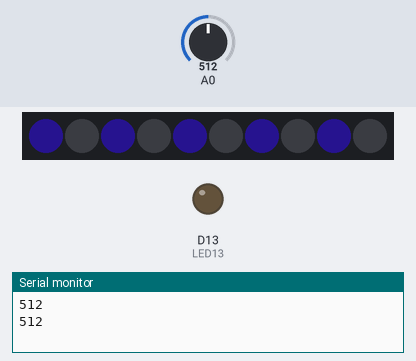
The sketch below on a simulated Adafruit Circuit Playground Express. Shown: 10 RGB LEDs in strip order, left to right, output pins drawn as LEDs (lit = HIGH), the last lines printed to the serial monitor. The test bench sets the inputs (shaded band); at power-on: A0 = 512. Dim RGB values are drawn brighter than linear.

Above: at 2.3 s.
2.4 s: A0 set to 689
4.5 s: A0 set to 717
At 5.3 s:
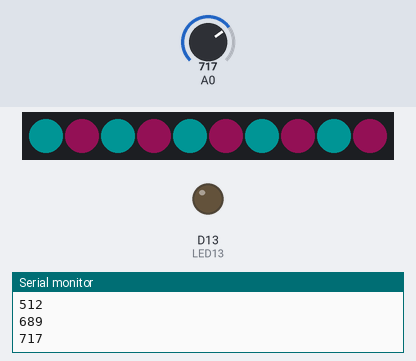
9.5 s: A0 set to 690
At 11.7 s:
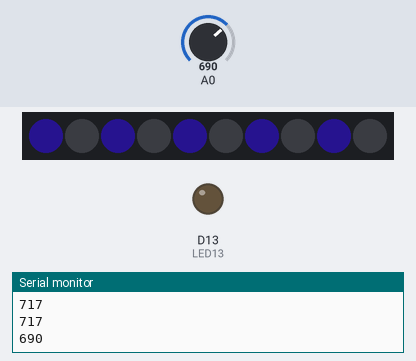
12.0 s: A0 set to 710
At 14.2 s:
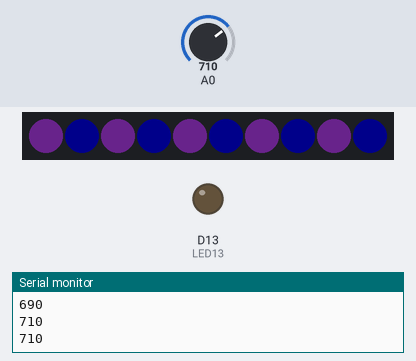
Timing chart, 0 to 15.7 s (numbered marks = the images above; inputs shaded):
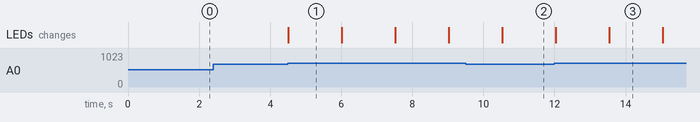

Measured:
- the behaviour switches between 700 and 701 on A0 (found by bisection; images 0 and 1)
- after the input at 4.5 s, the LEDs: change at once (image 1)
- after the input at 9.5 s, the LEDs: change after 1.0 s (image 2)
- after the input at 12.0 s, the LEDs: first change at once (image 3 shows a later state)
- what the display in image 1 shows lasts 1.5 s, from 4.5 s to 6.0 s

The sketch:

Sootheband_code.ino
```cpp
// code worked off of https://pulsesensor.com/pages/code-and-guide

#include <Adafruit_CircuitPlayground.h>


int presets[2][3][3] = {
  {
    {120, 45, 155},
    {0, 0, 138},
    {0,128,9}
    },
   {
    {0, 255, 255},
    {233, 35, 138},
    {154,128,200}
   }

};

int preset = 0;
int ledState = LOW;

//  Variables
int PulseSensorPurplePin = 0;        // Pulse Sensor PURPLE WIRE connected to ANALOG PIN 0
int LED13 = 13;   //  The on-board Arduion LED


int Signal;                // holds the incoming raw data. Signal value can range from 0-1024
int Threshold = 700;            // Determine which Signal to "count as a beat", and which to ingore.


// The SetUp Function:
void setup() {
  pinMode(LED13,OUTPUT);         // pin that will blink to your heartbeat!
   Serial.begin(9600);         // Set's up Serial Communication at certain speed.
CircuitPlayground.begin();
}

// The Main Loop Function
void loop() {

  Signal = analogRead(PulseSensorPurplePin);  // Read the PulseSensor's value.
                                              // Assign this value to the "Signal" variable.

   Serial.println(Signal);                    // Send the Signal value to Serial Plotter.


   if(Signal > Threshold){                          // If the signal is above "550", then "turn-on" Arduino's on-Board LED.
    preset = (preset + 1) % 2;
   } else if (Signal < Threshold) {
   preset = 10;               //  Else, the sigal must be below "550", so "turn-off" this LED.
   }


 for (int i=0; i<10; i++) {
    CircuitPlayground.setPixelColor(
      i,presets[preset][i%2][0],presets[preset][i%2][1],presets[preset][i%2][2]);
  }


delay(1500);


}
```
